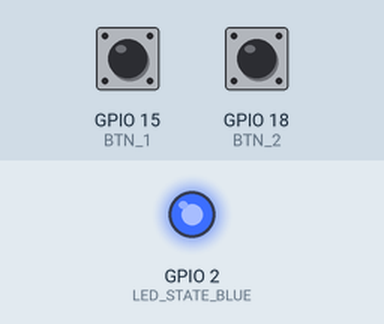
This sketch was run on a simulated ESP32. Shown: output pins drawn as LEDs (lit = HIGH). The inputs (shaded band) are chosen by the test bench; at power-on: GPIO 15 (BTN_1) HIGH, GPIO 18 (BTN_2) HIGH. Nothing arrives over Bluetooth unless stated.

Above: at 0.1 s.
Timing chart, 0 to 1.6 s (numbered marks = the images above):
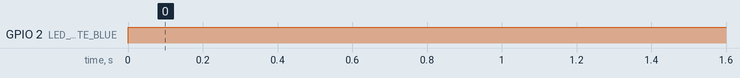

Measured:
- by itself, GPIO 2 (LED_STATE_BLUE): LOW → HIGH at 0.00 s

The sketch:

Blue_esp32_hc05.ino
```cpp
/**
 *
 * e-mail : rachelsysteme@gmail.com
 * gitHub : https://github.com/RS-malik-el
 * Donation : paypal.me/RachelSysteme
 *
 * @AUTEUR : Exaucé KIMBEMBE / OpenProgramming
 * DATE : 07/12/2022
 *
 * @Board : esp32
 *
 * Dans ce programme, nous allons apprendre à connecter l'esp32
 * au module HC-05, le système dispose de deux boutons : un bouton
 * pour se connecter et un autre pour se déconnecter.
 *
*/

#include "BluetoothSerial.h"

#if !defined(CONFIG_BT_ENABLED) || !defined(CONFIG_BLUEDROID_ENABLED)
#error Bluetooth is not enabled! Please run `make menuconfig` to and enable it
#endif

BluetoothSerial bluetooth;

#define LED_STATE_BLUE 2 // Indique si le bluetooth est connecté

// pins boutons
#define BTN_1 15  // Connexion
#define BTN_2 18  // Déconnexion

// adresse mac HC-05
// 00:21:04:08:27:DB
uint8_t mac_address[] = {0x00,0x21,0x04,0x08,0x27,0xDB};

void setup(){
    bluetooth.begin("RS_ESP32",true); //Nom du bluetooth
    bluetooth.connect(mac_address);
    // Configuration des pins
    pinMode(LED_STATE_BLUE, OUTPUT);
    pinMode(BTN_1, INPUT_PULLUP);
    pinMode(BTN_2, INPUT_PULLUP);
}

void loop(){
    int attente = 200;

    // Gestion LED témoin
    if (bluetooth.hasClient()==true)
        digitalWrite(LED_STATE_BLUE, HIGH);
    else
        digitalWrite(LED_STATE_BLUE, LOW);

    // Connexion
    if(!digitalRead(BTN_1)){
        delay(attente);
        if(!digitalRead(BTN_1))
            return;// si la touche est maintenue: fin loop
        bluetooth.connect();
    }

    // Déconnexion
    if(!digitalRead(BTN_2)){
        delay(attente);
        if(!digitalRead(BTN_2))
            return;// si la touche est maintenue: fin loop
        bluetooth.disconnect();
    }
}
```
